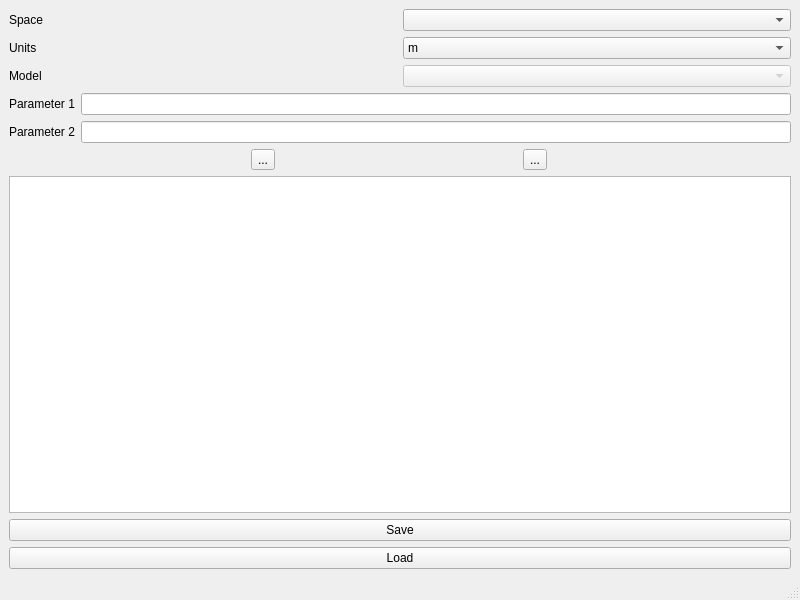
<?xml version="1.0" encoding="UTF-8"?>
<ui version="4.0">
 <class>MainWindow</class>
 <widget class="QMainWindow" name="MainWindow">
  <property name="geometry">
   <rect>
    <x>0</x>
    <y>0</y>
    <width>800</width>
    <height>600</height>
   </rect>
  </property>
  <property name="windowTitle">
   <string>MainWindow</string>
  </property>
  <widget class="QWidget" name="centralwidget">
   <layout class="QVBoxLayout" name="verticalLayout_7">
    <item>
     <layout class="QVBoxLayout" name="verticalLayout_6">
      <item>
       <layout class="QVBoxLayout" name="verticalLayout_3">
        <item>
         <layout class="QVBoxLayout" name="verticalLayout">
          <item>
           <layout class="QHBoxLayout" name="horizontalLayout">
            <item>
             <widget class="QLabel" name="label">
              <property name="text">
               <string>Space</string>
              </property>
             </widget>
            </item>
            <item>
             <widget class="QComboBox" name="spaceComboBox">
              <property name="toolTip">
               <string/>
              </property>
              <property name="autoFillBackground">
               <bool>false</bool>
              </property>
              <property name="placeholderText">
               <string>Select Space</string>
              </property>
              <item>
               <property name="text">
                <string>Select</string>
               </property>
              </item>
              <item>
               <property name="text">
                <string>2D</string>
               </property>
              </item>
              <item>
               <property name="text">
                <string>3D</string>
               </property>
              </item>
             </widget>
            </item>
           </layout>
          </item>
          <item>
           <layout class="QHBoxLayout" name="horizontalLayout_2">
            <item>
             <widget class="QLabel" name="label_3">
              <property name="text">
               <string>Units</string>
              </property>
             </widget>
            </item>
            <item>
             <widget class="QComboBox" name="unitsComboBox">
              <item>
               <property name="text">
                <string>m</string>
               </property>
              </item>
              <item>
               <property name="text">
                <string>mm</string>
               </property>
              </item>
             </widget>
            </item>
           </layout>
          </item>
          <item>
           <layout class="QHBoxLayout" name="horizontalLayout_3">
            <item>
             <widget class="QLabel" name="label_2">
              <property name="text">
               <string>Model</string>
              </property>
             </widget>
            </item>
            <item>
             <widget class="QComboBox" name="modelComboBox">
              <property name="enabled">
               <bool>false</bool>
              </property>
              <property name="autoFillBackground">
               <bool>false</bool>
              </property>
             </widget>
            </item>
           </layout>
          </item>
         </layout>
        </item>
        <item>
         <layout class="QVBoxLayout" name="verticalLayout_2">
          <item>
           <layout class="QHBoxLayout" name="horizontalLayout_4">
            <item>
             <widget class="QLabel" name="parameter_1_label">
              <property name="text">
               <string>Parameter 1</string>
              </property>
             </widget>
            </item>
            <item>
             <widget class="QLineEdit" name="parameter1LineEdit"/>
            </item>
           </layout>
          </item>
          <item>
           <layout class="QHBoxLayout" name="horizontalLayout_5">
            <item>
             <widget class="QLabel" name="parameter_2_label">
              <property name="text">
               <string>Parameter 2</string>
              </property>
             </widget>
            </item>
            <item>
             <widget class="QLineEdit" name="parameter2LineEdit"/>
            </item>
           </layout>
          </item>
         </layout>
        </item>
       </layout>
      </item>
      <item>
       <layout class="QVBoxLayout" name="verticalLayout_4">
        <item>
         <layout class="QHBoxLayout" name="horizontalLayout_6">
          <item>
           <widget class="QToolButton" name="zoomInToolButton">
            <property name="text">
             <string>...</string>
            </property>
            <property name="icon">
             <iconset>
              <normalon>:/zoom_in.png</normalon>
             </iconset>
            </property>
           </widget>
          </item>
          <item>
           <widget class="QToolButton" name="zoomOutToolButton">
            <property name="text">
             <string>...</string>
            </property>
            <property name="icon">
             <iconset>
              <normalon>:/zoom_out.png</normalon>
             </iconset>
            </property>
           </widget>
          </item>
         </layout>
        </item>
        <item>
         <widget class="QGraphicsView" name="modelGraphicsView"/>
        </item>
       </layout>
      </item>
      <item>
       <layout class="QVBoxLayout" name="verticalLayout_5">
        <item>
         <widget class="QPushButton" name="savePushButton">
          <property name="text">
           <string>Save</string>
          </property>
         </widget>
        </item>
        <item>
         <widget class="QPushButton" name="loadPushButton">
          <property name="text">
           <string>Load</string>
          </property>
         </widget>
        </item>
       </layout>
      </item>
     </layout>
    </item>
   </layout>
  </widget>
  <widget class="QMenuBar" name="menubar">
   <property name="geometry">
    <rect>
     <x>0</x>
     <y>0</y>
     <width>800</width>
     <height>25</height>
    </rect>
   </property>
  </widget>
  <widget class="QStatusBar" name="statusbar"/>
 </widget>
 <resources/>
 <connections/>
</ui>
